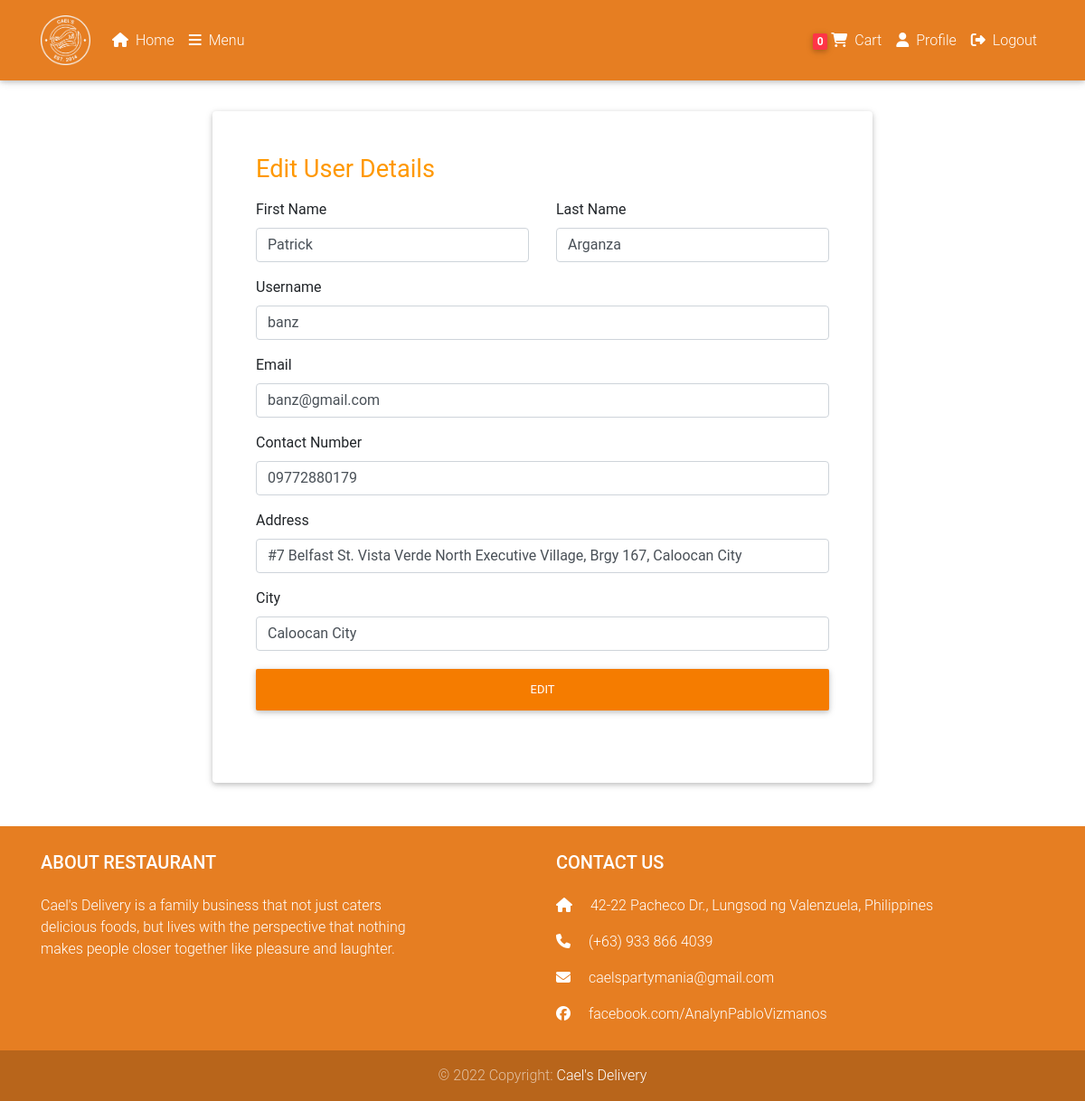
The app's page /users/edit/5 (signed in) with its own data.
### tables this page shows
CREATE TABLE `users` (
  `user_id` int(11) NOT NULL,
  `user_first_name` varchar(255) NOT NULL,
  `user_last_name` varchar(255) NOT NULL,
  `user_email` varchar(255) NOT NULL,
  `user_contact` varchar(255) DEFAULT NULL,
  `user_address` text DEFAULT NULL,
  `user_city` varchar(255) DEFAULT NULL,
  `user_username` varchar(255) NOT NULL,
  `user_password` varchar(255) NOT NULL,
  `user_role` varchar(255) NOT NULL DEFAULT 'user',
  `user_image` text NOT NULL DEFAULT 'default_avatar.png',
  `created_at` datetime NOT NULL DEFAULT current_timestamp()
);

### app/libraries/Core.php (called while the page is built, shortened)
<?php
class Core
{
  protected $currentMethod = 'index';
  public function __construct()
  {
    $url = $this->getUrl();
    if (isset($url[0])) {
      if (file_exists('../app/controllers/' . ucwords($url[0]) . '.php')) {
        unset($url[0]);
      }
    }
    $this->currentController = new $this->currentController;
    if (isset($url[1])) {
      if (method_exists($this->currentController, $url[1])) {
        $this->currentMethod = $url[1];
        unset($url[1]);
      }
    }
    $this->params = $url ? array_values($url) : [];
    call_user_func_array([$this->currentController, $this->currentMethod], $this->params);
  }
  public function getUrl()
  {
    if (isset($_GET['url'])) {
      $url = rtrim($_GET['url'], '/');
      $url = filter_var($url, FILTER_SANITIZE_URL);
      $url = explode('/', $url);
      return $url;
    }
  }
}

### public/index.php (called while the page is built, shortened)
<?php
$init = new Core;

### app/libraries/Database.php (called while the page is built, shortened)
<?php
class Database
{
	private $host = DB_HOST;
	private $user = DB_USER;
	private $pass = DB_PASS;
	private $dbname = DB_NAME;
	private $dbh;
	private $stmt;
	public function __construct()
	{
		$dsn = 'mysql:host=' . $this->host . ';dbname=' . $this->dbname;
		$options = array(
			PDO::ATTR_PERSISTENT => true,
			PDO::ATTR_ERRMODE => PDO::ERRMODE_EXCEPTION
		);
		try {
			$this->dbh = new PDO($dsn, $this->user, $this->pass, $options);
		}
		catch (PDOException $e) {
			$this->error = $e->getMessage();
		}
	}
	public function query($query)
	{
		$this->stmt = $this->dbh->prepare($query);
	}
	public function bind($param, $value, $type = null)
	{
		if (is_null($type)) {
			switch (true) {
				default:
					$type = PDO::PARAM_STR;
			}
		}
		$this->stmt->bindValue($param, $value, $type);
	}
	public function execute()
	{
		return $this->stmt->execute();
	}
	public function single()
	{
		$this->execute();
		return $this->stmt->fetch(PDO::FETCH_OBJ);
	}
}

### app/models/User.php (called while the page is built, shortened)
<?php
class User
{
  private $db;
  public function __construct()
  {
    $this->db = new Database;
  }
  public function getUserByID($id)
  {
    $this->db->query('SELECT * FROM users WHERE user_id = :id');
    $this->db->bind(':id', $id);
    $row = $this->db->single();
    return $row;
  }
}

### app/views/users/edit.php (the view, shortened to what this page needs)
<?php require APPROOT . '/views/inc/header.php'; ?>
<?php require APPROOT . '/views/inc/navbar.php'; ?>
<main>
  <section class="h-100 h-custom gradient-custom-2">
    <div class="container py-5 h-100">
      <div class="row d-flex justify-content-center align-items-center h-100">
        <div class="col-md-8">
          <form action="<?php echo URLROOT; ?>/users/edit/<?php echo $data['user_id']; ?>" method="POST">
            <div class="card">
              <div class="card-body p-0">
                <div class="row g-0">
                  <div class="col-md-12">
                    <div class="p-5">
                      <h3 class="h3-responsive fw-normal orange-text mb-3">Edit User Details</h3>
                      <div class="row">
                        <div class="col-6 mb-3">
                          <label for="firstName">First Name</label>
                          <input type="text" id="name" class="form-control <?php echo (!empty($data['first_name_err'])) ? 'is-invalid' : ''; ?>" value="<?php echo $data['first_name']; ?>" name="first_name">
                        </div>
                        <div class="col-6 mb-3">
                          <label for="lastName">Last Name</label>
                          <input type="text" id="name" class="form-control <?php echo (!empty($data['last_name_err'])) ? 'is-invalid' : ''; ?>" value="<?php echo $data['last_name']; ?>" name="last_name">
                        </div>
                        <div class="col-12 mb-3">
                          <label for="username">Username</label>
                          <input type="text" id="username" class="form-control <?php echo (!empty($data['username_err'])) ? 'is-invalid' : ''; ?>" value="<?php echo $data['username']; ?>" name="username">
                        </div>
                        <div class="col-12 mb-3">
                          <label for="email">Email</label>
                          <input type="email" id="email" class="form-control <?php echo (!empty($data['email_err'])) ? 'is-invalid' : ''; ?>" value="<?php echo $data['email']; ?>" name="email">
                        </div>
                        <div class="col-12 mb-3">
                          <label for="contact_number">Contact Number</label>
                          <input type="text" id="contact_number" class="form-control <?php echo (!empty($data['contact_number_err'])) ? 'is-invalid' : ''; ?>" value="<?php echo $data['contact_number']; ?>" name="contact_number">
                        </div>
                        <div class="col-12 mb-3">
                          <label for="address">Address</label>
                          <input type="text" id="address" class="form-control <?php echo (!empty($data['address_err'])) ? 'is-invalid' : ''; ?>" value="<?php echo $data['address']; ?>" name="address">
                        </div>
                        <div class="col-12 mb-3">
                          <label for="city">City</label>
                          <input type="text" id="city" class="form-control <?php echo (!empty($data['city_err'])) ? 'is-invalid' : ''; ?>" value="<?php echo $data['city']; ?>" name="city">
                        </div>
                        <div class="col-12 pt-1 mb-3">
                          <button class="btn btn-orange btn-block" type="submit" value="Edit">Edit</button>
                        </div>
                      </div>
                    </div>
                  </div>
                </div>
              </div>
            </div>
          </form>
        </div>
      </div>
    </div>
  </section>
</main>
<?php require APPROOT . '/views/inc/footer.php'; ?>

### public/frontend/css/style.css (style rules this page uses)
html, body, header, .view.jarallax { height: 100%; min-height: 100%; }
body { padding-top: 75px; }

### records on screen
users: first_name "Patrick", last_name "Arganza", username "banz", email "banz@gmail.com", contact_number "09772880179", address "#7 Belfast St. Vista Verde North Executive Village, Brgy 167, Caloocan City", city "Caloocan City"

### other values on screen
$_SESSION['user_cart'] "0"
